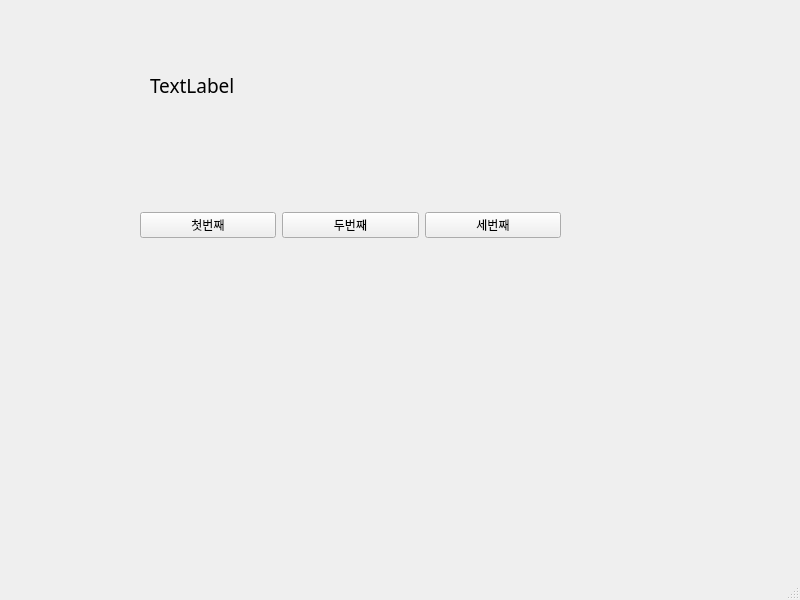
<?xml version="1.0" encoding="UTF-8"?>
<ui version="4.0">
 <class>MainWindow</class>
 <widget class="QMainWindow" name="MainWindow">
  <property name="geometry">
   <rect>
    <x>0</x>
    <y>0</y>
    <width>800</width>
    <height>600</height>
   </rect>
  </property>
  <property name="windowTitle">
   <string>MainWindow</string>
  </property>
  <widget class="QWidget" name="centralwidget">
   <widget class="QWidget" name="horizontalLayoutWidget">
    <property name="geometry">
     <rect>
      <x>140</x>
      <y>140</y>
      <width>421</width>
      <height>171</height>
     </rect>
    </property>
    <layout class="QHBoxLayout" name="horizontalLayout">
     <item>
      <widget class="QPushButton" name="pushButton">
       <property name="text">
        <string>첫번째</string>
       </property>
      </widget>
     </item>
     <item>
      <widget class="QPushButton" name="pushButton_2">
       <property name="text">
        <string>두번째</string>
       </property>
      </widget>
     </item>
     <item>
      <widget class="QPushButton" name="pushButton_3">
       <property name="text">
        <string>세번째</string>
       </property>
      </widget>
     </item>
    </layout>
   </widget>
   <widget class="QLabel" name="label">
    <property name="geometry">
     <rect>
      <x>150</x>
      <y>60</y>
      <width>401</width>
      <height>51</height>
     </rect>
    </property>
    <property name="font">
     <font>
      <family>-윤명조350</family>
      <pointsize>14</pointsize>
     </font>
    </property>
    <property name="text">
     <string>TextLabel</string>
    </property>
   </widget>
  </widget>
  <widget class="QMenuBar" name="menubar">
   <property name="geometry">
    <rect>
     <x>0</x>
     <y>0</y>
     <width>800</width>
     <height>21</height>
    </rect>
   </property>
  </widget>
  <widget class="QStatusBar" name="statusbar"/>
 </widget>
 <resources/>
 <connections>
  <connection>
   <sender>pushButton</sender>
   <signal>clicked()</signal>
   <receiver>MainWindow</receiver>
   <slot>firstClick()</slot>
   <hints>
    <hint type="sourcelabel">
     <x>163</x>
     <y>246</y>
    </hint>
    <hint type="destinationlabel">
     <x>207</x>
     <y>274</y>
    </hint>
   </hints>
  </connection>
  <connection>
   <sender>pushButton_2</sender>
   <signal>clicked()</signal>
   <receiver>MainWindow</receiver>
   <slot>secondClick()</slot>
   <hints>
    <hint type="sourcelabel">
     <x>304</x>
     <y>241</y>
    </hint>
    <hint type="destinationlabel">
     <x>325</x>
     <y>275</y>
    </hint>
   </hints>
  </connection>
  <connection>
   <sender>pushButton_3</sender>
   <signal>clicked()</signal>
   <receiver>MainWindow</receiver>
   <slot>thirdClick()</slot>
   <hints>
    <hint type="sourcelabel">
     <x>444</x>
     <y>249</y>
    </hint>
    <hint type="destinationlabel">
     <x>484</x>
     <y>274</y>
    </hint>
   </hints>
  </connection>
 </connections>
 <slots>
  <slot>firstClick()</slot>
  <slot>secondClick()</slot>
  <slot>thirdClick()</slot>
 </slots>
</ui>
